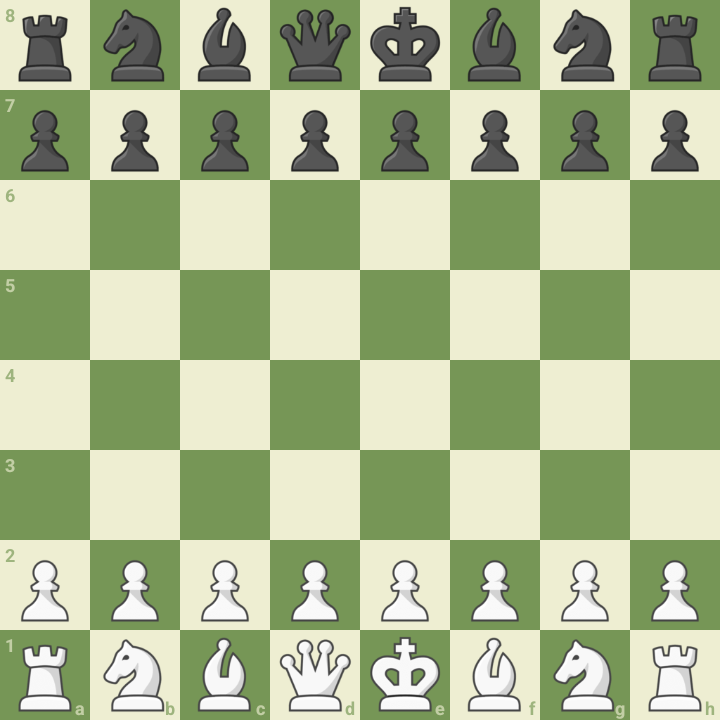
#> input picture motor_fen/input/Master.png, 720 x 720 px, found by its file name
$ python engine_cirujano.py
#> lines starting #> are read from the running program, lines starting #| are printed output that depends on the picture; after the words box and inside, x2 and y2 are one past the last pixel; in counts of white or black regions, pixels touching at a corner belong together
import cv2
import numpy as np
import os

ruta_img = os.path.expanduser("~/chesz/motor_fen/input/Master.png")
dir_templates = os.path.expanduser("~/chesz-engine/templates/")

piece_map = {'wp':'P','wn':'N','wb':'B','wr':'R','wq':'Q','wk':'K',
             'bp':'p','bn':'n','bb':'b','br':'r','bq':'q','bk':'k'}

if not os.path.exists(ruta_img):
    print("Error: No se encontro Master.png")
else:
    img = cv2.imread(ruta_img)
#> img is the input picture: shape (720, 720, 3); mean B, G, R 146.5, 186.1, 172.3
    gray = cv2.cvtColor(img, cv2.COLOR_BGR2GRAY)
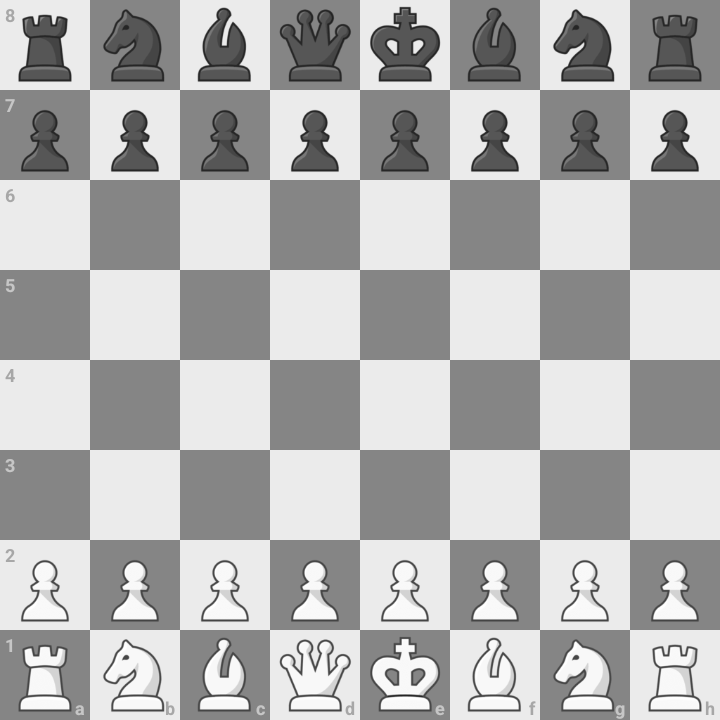
#> gray: shape (720, 720); min 33, max 255, mean 177.5
    kernel = np.ones((3,3), np.uint8)
    grid = [['' for _ in range(8)] for _ in range(8)]

    for r in range(8):
        for c in range(8):
            sq = gray[r*90:(r+1)*90, c*90:(c+1)*90]
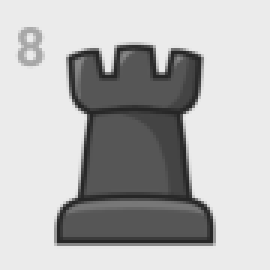
#> sq: shape (90, 90) (shown 3 times larger); min 37, max 235, mean 182.4
            sq_edges = cv2.dilate(cv2.Canny(sq, 50, 150), kernel, iterations=1)
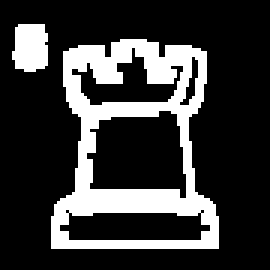
#> sq_edges: shape (90, 90) (shown 3 times larger); 22.3% white; 2 white regions, box (x1, y1, x2, y2) and area: (17, 13, 73, 83) 1639, (4, 8, 16, 24) 166

            brillo = np.mean(sq[35:56, 35:56])
#> brillo = 77.7

            best_v, detectada = 0, ''
            for name, char in piece_map.items():
                t_path = os.path.join(dir_templates, f"{name}.png")
                t = cv2.imread(t_path, 0)
                if t is None: continue
                t_edges = cv2.dilate(cv2.Canny(t, 50, 150), kernel, iterations=1)
                res = cv2.matchTemplate(sq_edges, t_edges, cv2.TM_CCOEFF_NORMED)
                _, max_val, _, _ = cv2.minMaxLoc(res)

                if max_val > 0.45 and max_val > best_v:
                    if (char.isupper() and brillo > 120) or (char.islower() and brillo <= 120):
                        best_v, detectada = max_val, char
            grid[r][c] = detectada

    fen_rows = []
#> fen_rows = []
    for row in grid:
        vacias, s = 0, ""
        for cell in row:
            if cell == '': vacias += 1
            else:
                if vacias > 0: s += str(vacias); vacias = 0
                s += cell
        if vacias > 0: s += str(vacias)
        fen_rows.append(s)
#> this loop made 8 passes
#> after the loop, fen_rows = ['8', '8', '8', '8', '8', '8', '8', '8']
    print("/".join(fen_rows) + " w - - 0 1")
#| 8/8/8/8/8/8/8/8 w - - 0 1
